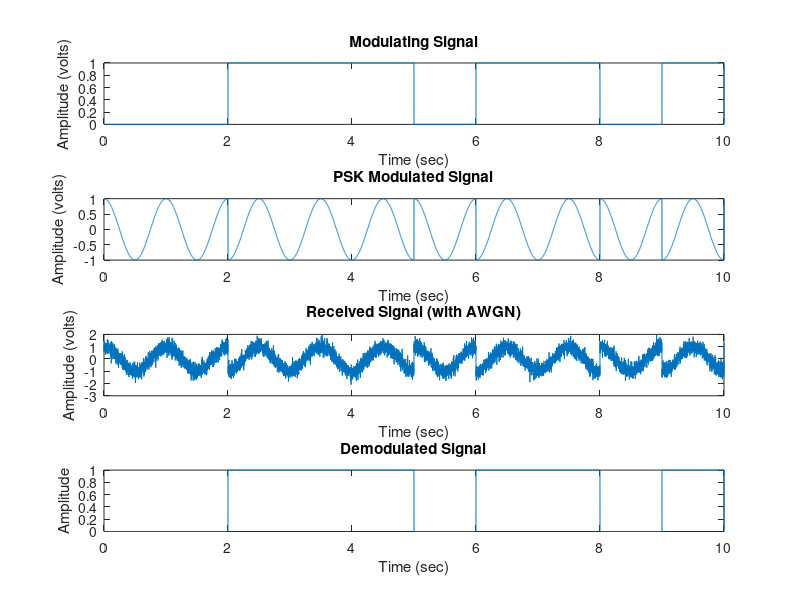
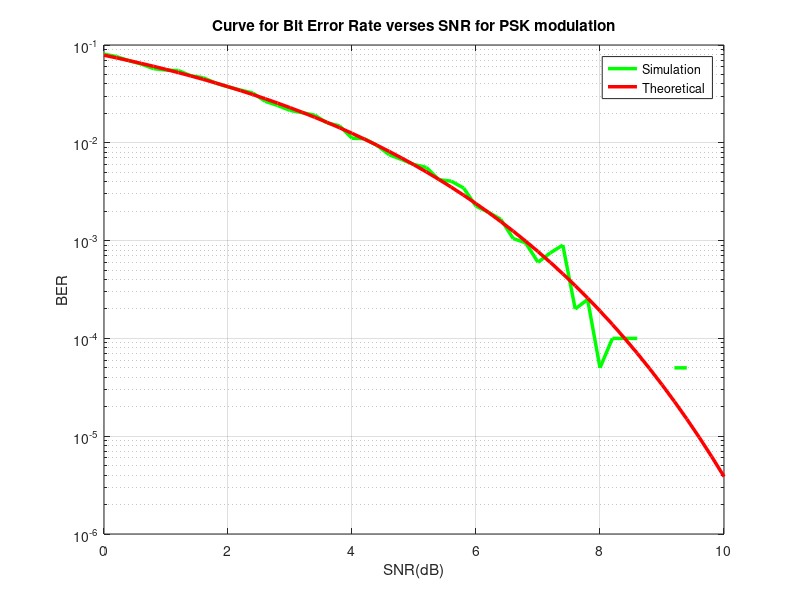

Here is the MATLAB script that generated these plots, in order:
clc;
clear all;
close all;
b = 10;
bs = randi([0, 1], 1, b); % Generate random binary data
t = 0:0.001:b; % Time vector
snr_values = -10:2:100; % Range of SNR values to test
BER = zeros(size(snr_values)); %% Initialize BER array
for snr_idx = 1:length(snr_values)
 snr = snr_values(snr_idx);
 % Modulation parameters
 Ac = 1; % Carrier amplitude
 f = 1; % Carrier frequency
 fs = 1000; % Sampling frequency
 phi_0 = 0; % Phase for binary 0
 phi_1 = pi; % Phase for binary 1
 % Modulating signal
 mt = zeros(1, length(t));
 for i = 1:b
 mt((i-1)*fs+1:i*fs) = bs(i);
 end
 % PSK Modulation
 phi = zeros(1, length(t));
 for i = 1:b
 phi((i-1)*fs+1:i*fs) = bs(i) * phi_1 + (1 - bs(i)) *phi_0;
 end
 st = Ac * cos(2 * pi * f * t + phi);
 % AWGN channel
 snr = 10; % Signal-to-noise ratio
 received_signal = awgn(st, snr);
 % PSK Demodulation
 d = zeros(1, length(t));
 for i = 1:b
 x = sum(received_signal((i-1)*fs+1:i*fs) .* cos(2 * pi *f * t((i-1)*fs+1:i*fs) + phi_0)) / fs;
 if x < 0
 d((i-1)*fs+1:i*fs) = 1;
 else
 d((i-1)*fs+1:i*fs) = 0;
 end
 end
end
% Plotting
figure;
subplot(4,1,1);
plot(t, mt);
title('Modulating Signal');
xlabel('Time (sec)');
ylabel('Amplitude (volts)');
subplot(4,1,2);
plot(t, st);
title('PSK Modulated Signal');
xlabel('Time (sec)');
ylabel('Amplitude (volts)');
received_t = 0:0.001:length(received_signal) / fs - 0.001;
subplot(4,1,3);
plot(received_t, received_signal);
title('Received Signal (with AWGN)');
xlabel('Time (sec)');
ylabel('Amplitude (volts)');
subplot(4,1,4);
plot(t, d);
title('Demodulated Signal');
xlabel('Time (sec)');
ylabel('Amplitude');
num_bit = 1000;
BER_iter = 20;
Eb=1;
SNRdB=0:0.2:10;
SNR= 10.^(SNRdB/10);
for count = 1:length(SNR)
 avgError = 0;
 No = Eb/SNR(count);
 
 for run_time = 1:BER_iter
 Error=0;
 data = randi([0,1],1,num_bit);
 s=2*data-1;
 
 N=sqrt(No/2)*randn(1,num_bit);
 Y=s+N;
 
 for k=1:num_bit
 if ((Y(k)>0 && data(k)==0)||(Y(k)<0 && data(k)==1))
 Error=Error+1;
 end
 end
 Error=Error/num_bit;
 avgError=avgError+Error;
 end
 BER_sim(count)=avgError/BER_iter;
end
figure (3)
semilogy(SNRdB,BER_sim,'g', 'linewidth', 2.5);
grid on;
hold on;
BER_th = (1/2)*erfc(sqrt(SNR));
semilogy(SNRdB,BER_th,'r','linewidth',2.5);
grid on;
hold on;
title('Curve for Bit Error Rate verses SNR for PSK modulation');
xlabel('SNR(dB)');
ylabel('BER');
legend('Simulation','Theoretical');
